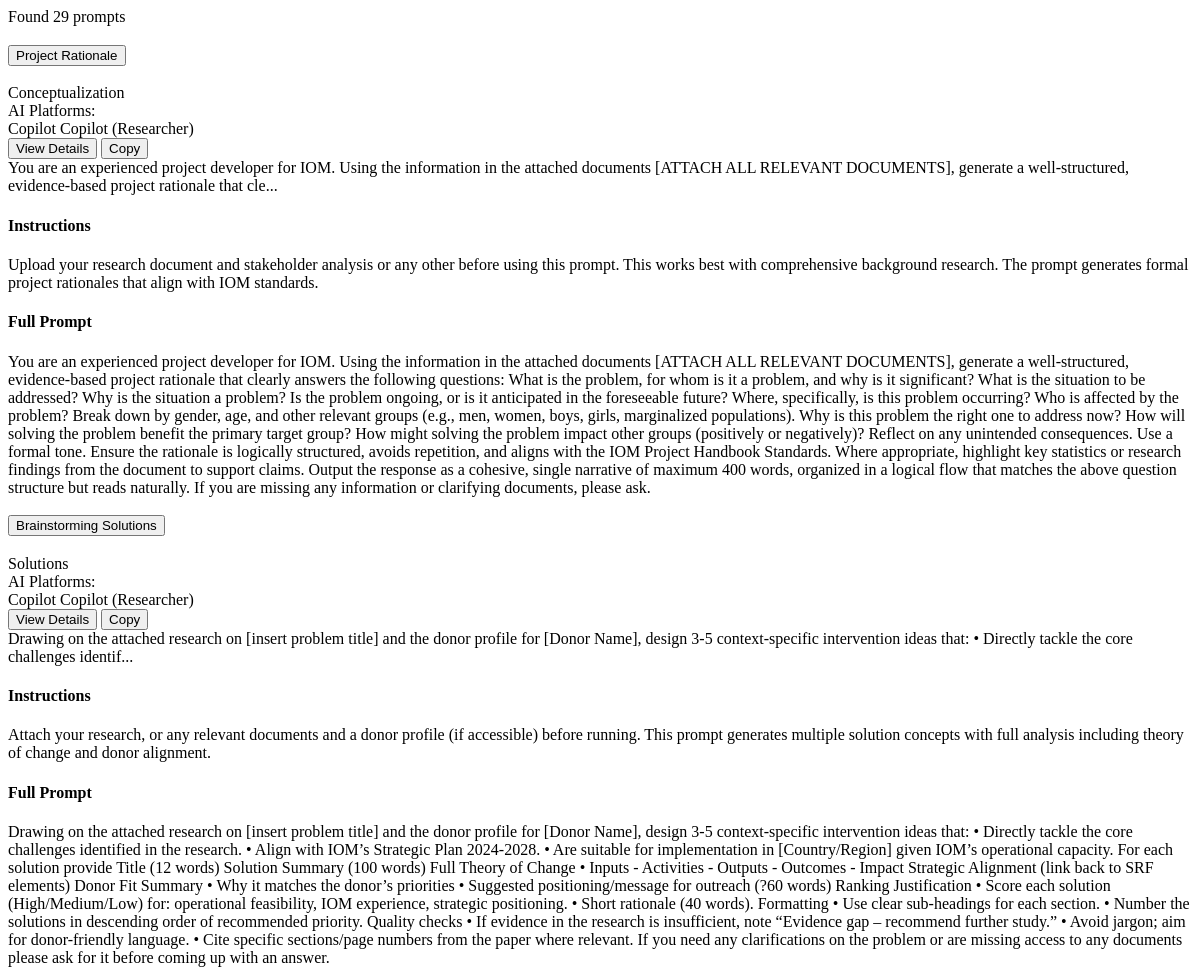
Before: /htmx/prompts (upper part) with the older database file.
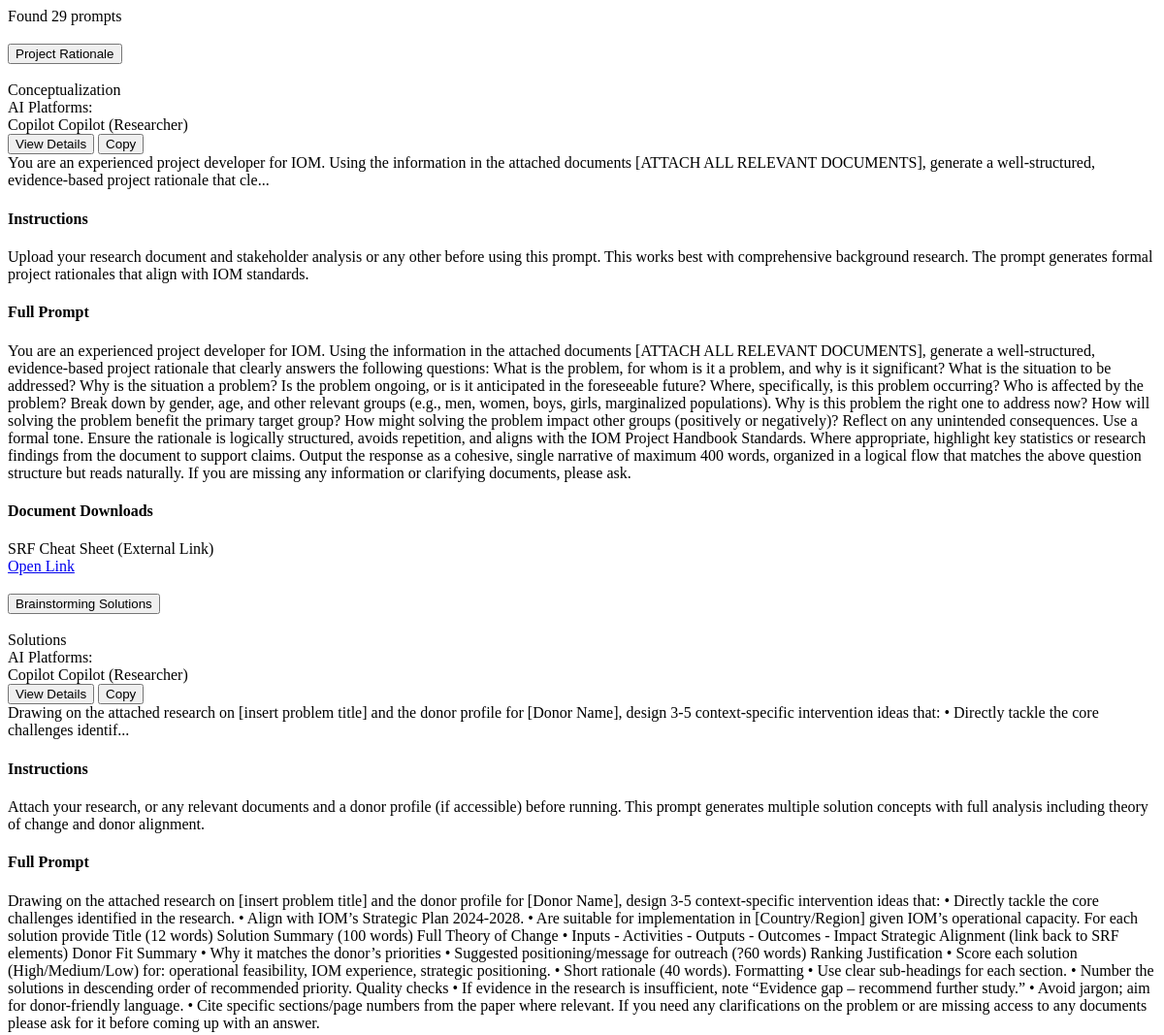
After: the same page with the newer database file.
### app/models.py (models this page shows, shortened)
class Prompt(SQLModel, table=True):
    id: Optional[int] = Field(default=None, primary_key=True)
    title: str
    body: str
    category_id: int = Field(foreign_key="category.id")
    subcategory_id: Optional[int] = Field(default=None, foreign_key="category.id")
    ai_platforms: Optional[str] = None  # JSON string storing list of platforms
    instructions: Optional[str] = None
    tags: Optional[str] = None  # JSON string for simplicity in v1
    status: str = Field(default="published")  # 'draft' | 'published' | 'archived'
    created_by: Optional[int] = Field(default=None, foreign_key="user.id")
    created_at: datetime = Field(default_factory=datetime.utcnow)
    updated_at: datetime = Field(default_factory=datetime.utcnow)

class Category(SQLModel, table=True):
    id: Optional[int] = Field(default=None, primary_key=True)
    name: str = Field(index=True, unique=True)
    slug: str = Field(index=True, unique=True)
    description: Optional[str] = None
    parent_id: Optional[int] = Field(default=None, foreign_key="category.id")
    sort_order: int = Field(default=0)
    created_at: datetime = Field(default_factory=datetime.utcnow)
    updated_at: datetime = Field(default_factory=datetime.utcnow)

class PromptDocument(SQLModel, table=True):
    id: Optional[int] = Field(default=None, primary_key=True)
    prompt_id: int = Field(foreign_key="prompt.id")
    title: str  # Display name for the document
    document_type: str  # 'file' or 'link'
    file_path: Optional[str] = None  # For uploaded files (object storage path)
    external_url: Optional[str] = None  # For external links
    file_size: Optional[int] = None  # File size in bytes (for uploaded files)
    mime_type: Optional[str] = None  # MIME type (for uploaded files)
    sort_order: int = Field(default=0)  # For ordering documents within a prompt
    created_at: datetime = Field(default_factory=datetime.utcnow)
    updated_at: datetime = Field(default_factory=datetime.utcnow)

### app/routers/htmx.py (the view)
@router.get("/prompts", response_class=HTMLResponse)
async def prompts_partial(
    request: Request,
    session: SessionDep,
    query: str = "",
    category: int | None = None,
    platform: str | None = None,
    page: int = 1,
    page_size: int = 20
):
    stmt = select(Prompt).where(Prompt.status == "published")
    if query:
        like = f"%{query}%"
        stmt = stmt.where(
            or_(
                col(Prompt.title).ilike(like),
                col(Prompt.body).ilike(like),
                col(Prompt.instructions).ilike(like)
            )
        )
    if category:
        stmt = stmt.where(
            or_(
                Prompt.category_id == category,
                Prompt.subcategory_id == category
            )
        )
    if platform:
        stmt = stmt.where(Prompt.ai_platform == platform)
    prompts = session.exec(stmt).all()
    categories = {cat.id: cat.name for cat in session.exec(select(Category).order_by(Category.sort_order)).all()}
    prompt_documents = {}
    if prompts:
        prompt_ids = [p.id for p in prompts]
        documents_query = session.exec(
            select(PromptDocument)
            .where(PromptDocument.prompt_id.in_(prompt_ids))
            .order_by(PromptDocument.sort_order, PromptDocument.created_at)
        ).all()
        for doc in documents_query:
            if doc.prompt_id not in prompt_documents:
                prompt_documents[doc.prompt_id] = []
            prompt_documents[doc.prompt_id].append(doc)
    total = len(prompts)
    start = (page - 1) * page_size
    items = prompts[start:start + page_size]
    return templates.TemplateResponse(
        "partials/prompts.html",
        {
            "request": request,
            "items": items,
            "total": total,
            "page": page,
            "page_size": page_size,
            "categories": categories,
            "prompt_documents": prompt_documents
        }
    )

### app/templates/partials/prompts.html (shortened to what this page needs)
<div class="space-y-4">
    <div class="text-sm text-gray-600 mb-4">
        Found {{ total }} prompts
    </div>
    {% for prompt in items %}
    <div class="bg-white rounded-lg shadow p-6 hover:shadow-md transition-shadow">
        <div class="flex justify-between items-start mb-3">
            <div class="flex-1">
                <h3 class="text-lg font-semibold text-gray-900 mb-1">
                    <button onclick="togglePromptDetails('{{ prompt.id }}')" class="hover:text-blue-600 text-left">
                        {{ prompt.title }}
                    </button>
                </h3>
                <div class="flex items-center space-x-4 text-sm text-gray-600 mb-2">
                    <span class="inline-flex items-center">
                        {{ categories.get(prompt.category_id, 'Unknown') }}
                    </span>
                    {% set platforms = prompt.get_platforms() %}
                    {% if platforms %}
                    <div class="flex items-center space-x-2">
                        <span class="text-gray-600 text-xs">
                            AI Platform{{ 's' if platforms|length > 1 else '' }}:
                        </span>
                        <div class="flex flex-wrap gap-1">
                        {% for platform in platforms %}
                            <span class="inline-flex items-center px-2 py-1 rounded-full text-xs font-medium
                                {% if platform == 'ChatGPT' %}bg-green-100 text-green-800
                                {% elif platform == 'Claude' %}bg-orange-100 text-orange-800
                                {% elif platform == 'Copilot' or platform == 'Copilot (Researcher)' %}bg-blue-100 text-blue-800
                                {% elif platform == 'Perplexity' %}bg-purple-100 text-purple-800
                                {% elif platform == 'Gemini' %}bg-yellow-100 text-yellow-800
                                {% elif platform == 'Other' %}bg-red-100 text-red-800
                                {% else %}bg-gray-100 text-gray-800{% endif %}">
                                {{ platform }}
                            </span>
                        {% endfor %}
                        </div>
                    </div>
                    {% endif %}
                </div>
            </div>
            <div class="flex space-x-2">
                <button onclick="togglePromptDetails('{{ prompt.id }}')"
                        class="bg-gray-600 text-white px-3 py-1 rounded text-sm hover:bg-gray-700">
                    <span id="toggle-text-{{ prompt.id }}">View Details</span>
                </button>
                <button onclick="copyPrompt('{{ prompt.id }}')"
                        class="bg-blue-600 text-white px-3 py-1 rounded text-sm hover:bg-blue-700">
                    Copy
                </button>
            </div>
        </div>
        <div id="preview-{{ prompt.id }}" class="text-gray-700 text-sm leading-relaxed mb-3">
            {% if prompt.body|length > 200 %}
                {{ prompt.body[:200] }}...
            {% else %}
                {{ prompt.body }}
            {% endif %}
        </div>
        <div id="details-{{ prompt.id }}" class="hidden">
            {% if prompt.instructions %}
            <div class="mb-4 p-3 bg-yellow-50 border-l-4 border-yellow-400">
                <h4 class="text-sm font-semibold text-yellow-800 mb-2">
                    Instructions
                </h4>
                <p class="text-sm text-yellow-700 whitespace-pre-line">{{ prompt.instructions }}</p>
            </div>
            {% endif %}
            <div class="p-3 bg-gray-50 border rounded">
                <h4 class="text-sm font-semibold text-gray-800 mb-2">
                    Full Prompt
                </h4>
                <p class="text-sm text-gray-700 whitespace-pre-line">{{ prompt.body }}</p>
            </div>
            {% set documents = prompt_documents.get(prompt.id, []) %}
            {% if documents %}
            <div class="mt-4 p-3 bg-blue-50 border border-blue-200 rounded">
                <h4 class="text-sm font-semibold text-blue-800 mb-3">
                    Document Downloads
                </h4>
                <div class="space-y-2">
                    {% for doc in documents %}
                    <div class="flex items-center justify-between p-2 bg-white rounded border">
                        <div class="flex items-center space-x-2">
                            {% if doc.document_type == 'file' %}
                                <i class="fas fa-file text-blue-600"></i>
                                <span class="text-sm font-medium text-gray-900">{{ doc.title }}</span>
                                {% if doc.mime_type %}
                                    <span class="text-xs text-gray-500">({{ doc.mime_type.split('/')[-1].upper() }})</span>
                                {% endif %}
                            {% else %}
                                <span class="text-sm font-medium text-gray-900">{{ doc.title }}</span>
                                <span class="text-xs text-gray-500">(External Link)</span>
                            {% endif %}
                        </div>
                        {% if doc.document_type == 'file' %}
                            <a href="/documents/{{ doc.file_path }}"
                               target="_blank"
                               class="bg-blue-600 text-white px-3 py-1 text-xs rounded hover:bg-blue-700">
                                <i class="fas fa-download mr-1"></i>Download
                            </a>
                        {% else %}
                            <a href="{{ doc.external_url }}"
                               target="_blank"
                               class="bg-green-600 text-white px-3 py-1 text-xs rounded hover:bg-green-700">
                                Open Link
                            </a>
                        {% endif %}
                    </div>
                    {% endfor %}
                </div>
            </div>
            {% endif %}
        </div>
    </div>
    {% endfor %}
</div>

Changed rows visible on the page:
changed Prompt "Project Rationale": now shows "Document Downloads"
added PromptDocument: title "SRF Cheat Sheet", shown under Prompt "Project Rationale"
